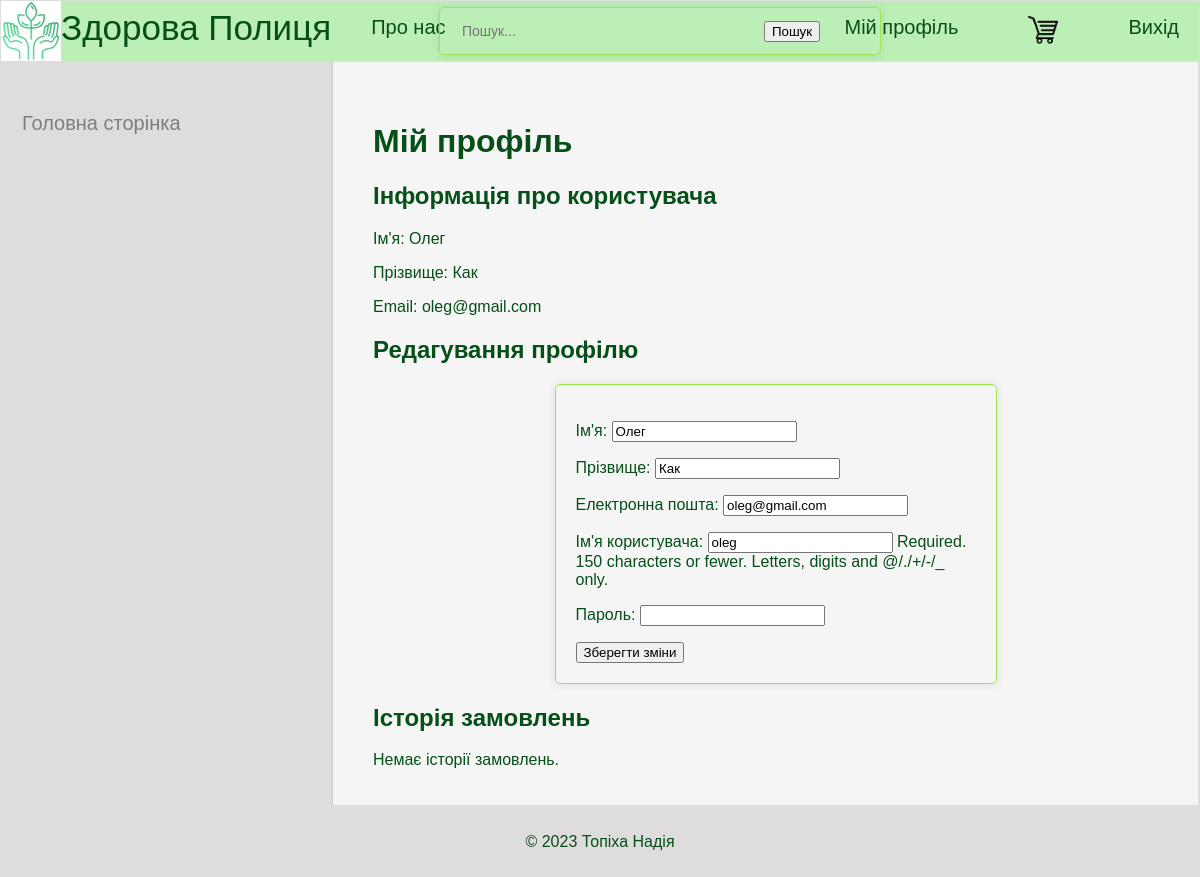
The page /profile/ (signed in) on the database its author committed.
### myapp1/models.py (models this page shows)
class CustomUser(AbstractUser):
    first_name = models.CharField(max_length=30)
    last_name = models.CharField(max_length=30)
    email = models.EmailField(unique=True)
    groups = models.ManyToManyField(Group, blank=True, related_name='custom_users_groups')
    user_permissions = models.ManyToManyField(
        Permission,
        blank=True,
        related_name='custom_users_permissions',
    )

### myapp1/views.py (the view, shortened to what this page needs)
# urls.py: path('profile/', ProfileView.as_view(), name='profile'),
class ProfileView(LoginRequiredMixin, View):
    template_name = 'profile.html'
    def get(self, request):
        user_info = {
            'first_name': request.user.first_name,
            'last_name': request.user.last_name,
            'email': request.user.email,
        }
        form = CustomUserChangeForm(instance=request.user)
        orders = Order.objects.filter(user=request.user)
        return render(request, self.template_name, {'user_info': user_info, 'form': form, 'orders': orders})

### myapp1/forms.py
class CustomUserChangeForm(UserChangeForm):
    password = forms.CharField(widget=forms.PasswordInput(), required=False)
    class Meta:
        model = CustomUser
        fields = ('first_name', 'last_name', 'email', 'username', 'password')
    def __init__(self, *args, **kwargs):
        super().__init__(*args, **kwargs)
        self.fields['first_name'].label = "Ім'я"
        self.fields['last_name'].label = "Прізвище"
        self.fields['username'].label = "Ім'я користувача"
        self.fields['email'].label = "Електронна пошта"
        self.fields['password'].label = "Пароль"

### templates/profile.html (shortened to what this page needs)
{% extends 'base.html' %}
{% block content %}
  <h1>Мій профіль</h1>
  <h2>Інформація про користувача</h2>
  <p>Ім'я: {{ user_info.first_name }}</p>
  <p>Прізвище: {{ user_info.last_name }}</p>
  <p>Email: {{ user_info.email }}</p>
  <h2>Редагування профілю</h2>
  <form method="post" action="{% url 'profile' %}">
    {{ form.as_p }}
    <button type="submit">Зберегти зміни</button>
  </form>
  <h2>Історія замовлень</h2>
  {% if orders %}
  <ul>
    {% for order in orders %}
      <li>
        Замовлення від {{ order.created_at }}
        <ul>
          {% for item in order.orderitem_set.all %}
            <li>
              {{ item.product.name }} - Кількість: {{ item.quantity }} - Сума: ${{ item.total_price }}
            </li>
          {% endfor %}
        </ul>
      </li>
    {% endfor %}
  </ul>
  {% else %}
  <p>Немає історії замовлень.</p>
  {% endif %}
{% endblock %}

### myapp1/static/css/styles.css (style rules this page uses)
html, body { font-family: 'Arial'; margin: 0; padding: 0; height: 100%; width: 100%; color: #064f18; min-height: 100vh; flex-direction: column; }
form { max-width: 400px; margin: 0 auto; width: 100%; padding: 20px; border: 1px solid rgb(158, 227, 84); border-radius: 5px; box-shadow: 0 0 10px rgba(0, 0, 0, 0.1); }

### rows shown on the page
CustomUser: first_name "Олег", last_name "Как", email "oleg@gmail.com", username "oleg"
